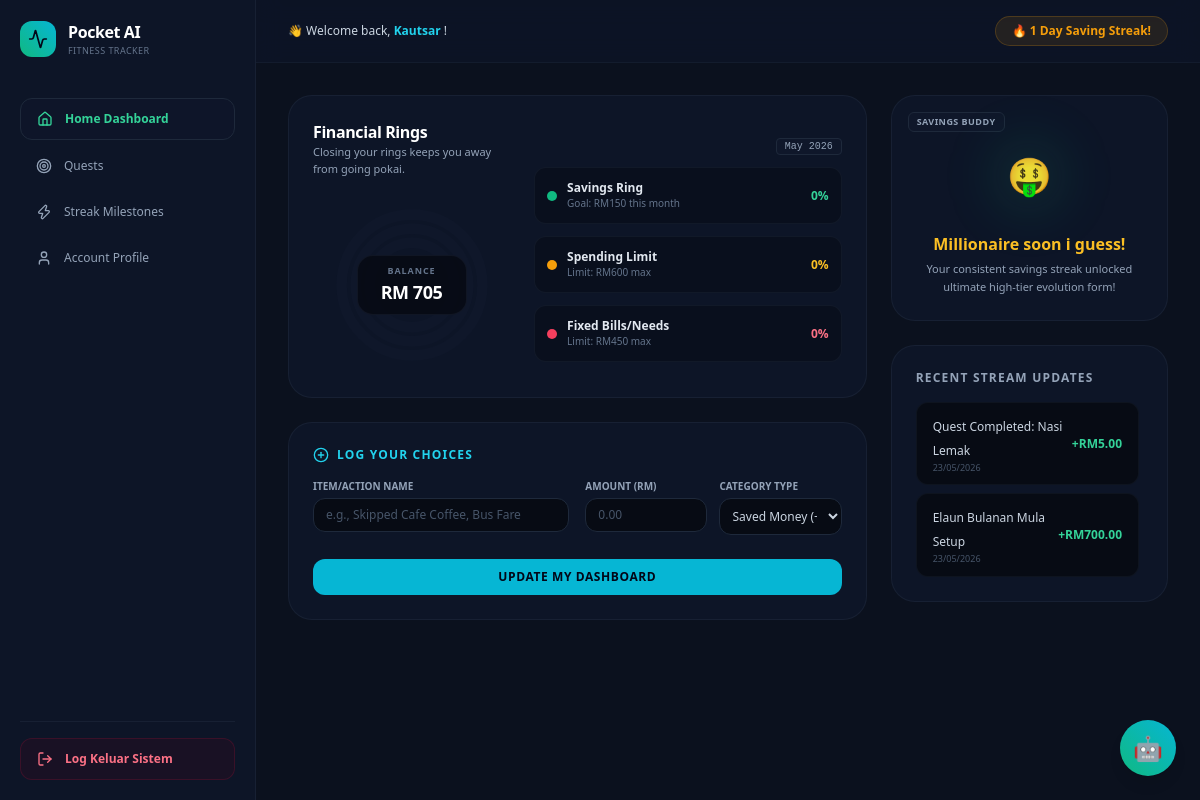
The app's page /frontend/index.php (signed in) with its own data.
### tables this page shows
CREATE TABLE `users` (
  `id` int(11) NOT NULL,
  `fullname` varchar(100) NOT NULL,
  `email` varchar(100) NOT NULL,
  `password` varchar(255) NOT NULL,
  `created_at` timestamp NOT NULL DEFAULT current_timestamp()
);

CREATE TABLE `financials` (
  `id` int(11) NOT NULL,
  `user_id` int(11) NOT NULL,
  `monthly_allowance` decimal(10,2) NOT NULL DEFAULT 0.00,
  `current_balance` decimal(10,2) NOT NULL DEFAULT 0.00,
  `savings_amount` decimal(10,2) NOT NULL DEFAULT 0.00,
  `spending_amount` decimal(10,2) NOT NULL DEFAULT 0.00,
  `bills_amount` decimal(10,2) NOT NULL DEFAULT 0.00,
  `streak_count` int(11) NOT NULL DEFAULT 1,
  `total_wins` int(11) DEFAULT 0,
  `xp` int(11) NOT NULL DEFAULT 10,
  `last_streak_date` varchar(50) DEFAULT ''
);

CREATE TABLE `transactions` (
  `id` int(11) NOT NULL,
  `user_id` int(11) NOT NULL,
  `title` varchar(255) NOT NULL,
  `amount` decimal(10,2) NOT NULL,
  `type` enum('income','spending','bill','saving') NOT NULL,
  `date_created` varchar(50) NOT NULL
);

### frontend/index.php (the view, shortened to what the rows shown need)
<?php
require_once 'db.php';
$userId = $_SESSION['user_id'];
$stmtUser = $conn->prepare("SELECT fullname FROM users WHERE id = :id");
$stmtUser->execute([':id' => $userId]);
$userData = $stmtUser->fetch(PDO::FETCH_ASSOC);
$username = $userData ? htmlspecialchars($userData['fullname']) : 'User';
$stmtFin = $conn->prepare("SELECT * FROM financials WHERE user_id = :uid");
$stmtFin->execute([':uid' => $userId]);
$finData = $stmtFin->fetch(PDO::FETCH_ASSOC);
$stmtTx = $conn->prepare("SELECT * FROM transactions WHERE user_id = :uid ORDER BY id DESC");
$stmtTx->execute([':uid' => $userId]);
$transactions = $stmtTx->fetchAll(PDO::FETCH_ASSOC);
$currentBalance = $finData ? floatval($finData['current_balance']) : 0.00;
$savingsAmount  = $finData ? floatval($finData['savings_amount']) : 0.00;
$spendingAmount = $finData ? floatval($finData['spending_amount']) : 0.00;
$billsAmount    = $finData ? floatval($finData['bills_amount']) : 0.00;
$streakCount    = $finData ? intval($finData['streak_count']) : 0;
$savingsGoal   = 150.00;
$spendingLimit = 600.00;
$billsLimit    = 450.00;
$savingsPct  = $savingsGoal > 0 ? min(($savingsAmount / $savingsGoal) * 100, 100) : 0;
$spendingPct = $spendingLimit > 0 ? min(($spendingAmount / $spendingLimit) * 100, 100) : 0;
$billsPct    = $billsLimit > 0 ? min(($billsAmount / $billsLimit) * 100, 100) : 0;
if ($currentBalance <= 100) {
    $buddyAvatar = "💸";
    $buddyTitle = "Money is officially flew away!";
    $buddyClass = "font-bold text-md text-rose-400";
    $buddyDesc = "He can smell that you are running out of money soon. Chill out!";
} else if ($currentBalance > 100 && $currentBalance <= 500) {
    $buddyAvatar = "💵";
    $buddyTitle = "Money saved for the better future!";
    $buddyClass = "font-bold text-md text-slate-200";
    $buddyDesc = "Your savings streak keeps him well fed and content!";
} else {
    $buddyAvatar = "🤑";
    $buddyTitle = "Millionaire soon i guess!";
    $buddyClass = "font-bold text-md text-amber-400";
    $buddyDesc = "Your consistent savings streak unlocked ultimate high-tier evolution form!";
}
?>
<!DOCTYPE html>
<html lang="en">
<head>
  <script src="https://cdn.tailwindcss.com"></script>
</head>
<body class="bg-[#0b111e] text-slate-100 font-sans min-h-screen flex overflow-x-hidden">
  <aside id="sidebar" class="fixed inset-y-0 left-0 z-50 w-64 bg-[#0d1527] border-r border-slate-800/60 p-5 transform -translate-x-full lg:translate-x-0 lg:static lg:flex lg:flex-col justify-between transition-transform duration-300 ease-in-out shrink-0">
    <div class="space-y-6">
      <div class="flex items-center justify-between">
        <div class="flex items-center gap-3">
          <div>
            <h1 class="text-base font-black tracking-tight text-white">Pocket AI</h1>
          </div>
        </div>
      </div>
    </div>
  </aside>
  <main class="flex-1 min-w-0 flex flex-col min-h-screen pb-32">
    <header class="bg-[#0d1527]/80 backdrop-blur-md px-4 md:px-8 py-4 border-b border-slate-800/40 flex justify-between items-center sticky top-0 z-30">
      <div class="flex items-center gap-3">
        <span class="text-xs text-slate-300 font-medium hidden md:inline">
          👋 Welcome back, <span class="text-cyan-400 font-bold"><?php echo $username; ?></span> !
        </span>
      </div>
      <div class="bg-amber-500/10 border border-amber-500/20 px-4 py-1.5 rounded-full flex items-center gap-1.5">
        <span class="text-xs text-amber-500 font-bold">🔥 <?php echo $streakCount; ?> Day Saving Streak!</span>
      </div>
    </header>
    <div class="p-4 md:p-8 max-w-6xl w-full mx-auto space-y-6">
      <div class="grid grid-cols-1 lg:grid-cols-3 gap-6">
        <div class="lg:col-span-2 space-y-6">
          <div class="bg-[#0d1527] border border-slate-800/60 rounded-3xl p-6 grid grid-cols-1 md:grid-cols-5 gap-6 items-center">
            <div class="md:col-span-2 flex flex-col items-center justify-center text-center">
              <div class="w-full text-left mb-2">
                <h2 class="text-base font-bold text-white tracking-tight">Financial Rings</h2>
              </div>
              <div class="relative w-44 h-44 flex items-center justify-center mt-3">
                <div class="absolute text-center bg-[#070b14]/90 px-4 py-2 rounded-2xl border border-slate-800/40 pointer-events-none min-w-[110px]">
                  <p id="center-label" class="text-[9px] text-slate-500 uppercase tracking-widest font-bold transition-all duration-200">BALANCE</p>
                  <p id="center-value" class="text-lg font-black tracking-tight transition-all duration-200 <?php echo $currentBalance < 0 ? 'text-rose-500' : 'text-white'; ?>">
                    RM <?php echo number_format($currentBalance, 0); ?>
                  </p>
                </div>
              </div>
            </div>
            <div class="md:col-span-3 space-y-3">
              <div class="bg-[#070b14]/50 border border-slate-800/40 p-3 rounded-xl flex items-center justify-between cursor-pointer hover:bg-slate-900/40 transition-colors"
                   title="Nilai Semasa: RM<?php echo number_format($savingsAmount, 2); ?>"
                   onmouseenter="hoverRing('SAVINGS', 'RM <?php echo number_format($savingsAmount, 2); ?>', 'text-emerald-400')"
                   onmouseleave="exitRing()">
                <div class="flex items-center gap-2.5">
                  <span class="w-2.5 h-2.5 bg-emerald-500 rounded-full"></span>
                  <div>
                  </div>
                </div>
                <span class="text-xs font-black text-emerald-400"><?php echo round($savingsPct); ?>%</span>
              </div>
              <div class="bg-[#070b14]/50 border border-slate-800/40 p-3 rounded-xl flex items-center justify-between cursor-pointer hover:bg-slate-900/40 transition-colors"
                   title="Nilai Digunakan: RM<?php echo number_format($spendingAmount, 2); ?>"
                   onmouseenter="hoverRing('SPENDING', 'RM <?php echo number_format($spendingAmount, 2); ?>', 'text-amber-400')"
                   onmouseleave="exitRing()">
                <div class="flex items-center gap-2.5">
                  <span class="w-2.5 h-2.5 bg-amber-500 rounded-full"></span>
                  <div>
                  </div>
                </div>
                <span class="text-xs font-black text-amber-400"><?php echo round($spendingPct); ?>%</span>
              </div>
              <div class="bg-[#070b14]/50 border border-slate-800/40 p-3 rounded-xl flex items-center justify-between cursor-pointer hover:bg-slate-900/40 transition-colors"
                   title="Nilai Ditanggung: RM<?php echo number_format($billsAmount, 2); ?>"
                   onmouseenter="hoverRing('FIXED BILLS', 'RM <?php echo number_format($billsAmount, 2); ?>', 'text-rose-400')"
                   onmouseleave="exitRing()">
                <div class="flex items-center gap-2.5">
                  <span class="w-2.5 h-2.5 bg-rose-500 rounded-full"></span>
                  <div>
                  </div>
                </div>
                <span class="text-xs font-black text-rose-400"><?php echo round($billsPct); ?>%</span>
              </div>
            </div>
          </div>
        </div>
        <div class="space-y-6">
          <div class="bg-[#0d1527] border border-slate-800/60 rounded-3xl p-6 text-center flex flex-col items-center justify-center relative">
            <span class="absolute top-4 left-4 text-[9px] bg-slate-900 border border-slate-800 text-slate-400 px-2 py-0.5 rounded-md font-bold uppercase tracking-wider">Savings Buddy</span>
            <div class="relative w-20 h-20 flex items-center justify-center mt-4">
              <div class="absolute inset-0 bg-emerald-500/10 rounded-full blur-xl animate-pulse"></div>
              <span class="text-4xl <?php echo ($buddyAvatar == '💸') ? 'animate-bounce' : ''; ?>"><?php echo $buddyAvatar; ?></span>
            </div>
            <h4 class="<?php echo $buddyClass; ?> mt-4"><?php echo $buddyTitle; ?></h4>
            <p class="text-[11px] text-slate-400 max-w-xs mt-1 leading-relaxed"><?php echo $buddyDesc; ?></p>
          </div>
          <div class="bg-[#0d1527] border border-slate-800/60 rounded-3xl p-6">
            <div class="space-y-2 max-h-56 overflow-y-auto pr-1 custom-scrollbar">
              <?php if(empty($transactions)): ?>
                <div class="flex flex-col items-center justify-center py-12 border border-dashed border-slate-800 rounded-xl bg-[#070b14]/30">
                  <i data-lucide="inbox" class="w-8 h-8 text-slate-600 mb-2"></i>
                  <p class="text-xs text-slate-500">Belum ada sebarang transaksi.</p>
                </div>
              <?php else: ?>
                <?php foreach($transactions as $tx): ?>
                  <div class="flex justify-between items-center bg-[#070b14] px-4 py-2.5 rounded-xl border border-slate-800/30">
                    <div>
                      <span class="text-xs text-slate-300 font-medium"><?php echo htmlspecialchars($tx['title']); ?></span>
                      <p class="text-[9px] text-slate-600"><?php echo $tx['date_created']; ?></p>
                    </div>
                    <span class="text-xs font-black <?php echo ($tx['type'] == 'income' || $tx['type'] == 'saving') ? 'text-emerald-400' : 'text-rose-500'; ?>">
                      <?php echo ($tx['type'] == 'income' || $tx['type'] == 'saving') ? '+' : '-'; ?>RM<?php echo number_format($tx['amount'], 2); ?>
                    </span>
                  </div>
                <?php endforeach; ?>
              <?php endif; ?>
            </div>
          </div>
        </div>
      </div>
    </div>
  </main>
</body>
</html>

### records on screen
users: fullname "Kautsar"
financials: streak_count "1", current_balance "705", savings_amount "0", spending_amount "0", bills_amount "0", current_balance "🤑", current_balance "Millionaire soon i guess!", current_balance "Your consistent savings streak unlocked ultimate high-tier evolution form!"
transactions: title "Quest Completed: Nasi Lemak", date_created "23/05/2026", amount "5.00"
transactions: title "Elaun Bulanan Mula Setup", date_created "23/05/2026", amount "700.00"
